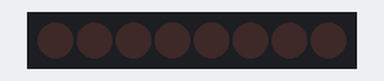
A sketch run on a simulated Arduino Uno, built with avr-gcc and run on an emulated ATmega328P. Shown: 8 shift-register outputs drawn as a row of LEDs (first output left, lit = HIGH). Wiring (inferred from the names in the program): shift register (74HC595): data pin 4; shift clock pin 6; latch pin 5. Wiring (inferred from the signals the program sends): row of LEDs: on Q0, Q1, Q2, Q3, Q4, Q5, Q6, Q7.

Above: at 0.2 s.
At 1.2 s:
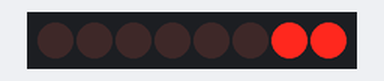
At 1.7 s:
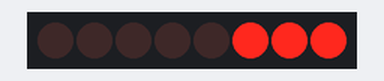
At 2.7 s:
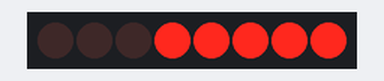
At 3.7 s:
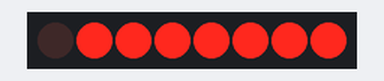
At 5.2 s:
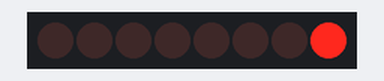
Timing chart, 0 to 5.9 s (numbered marks = the images above):
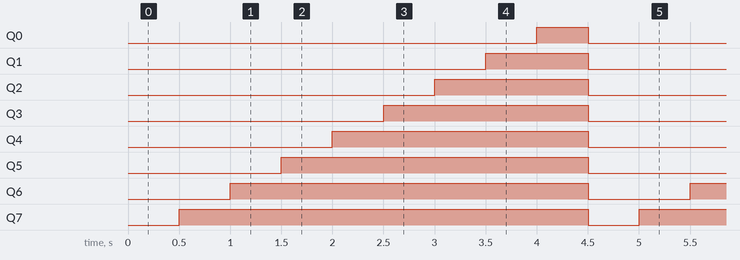

The sketch:

port-extension-counter.ino
```cpp
#include "extension.h"

const int LATCH_PIN = 5;	// RCLK (Register Clock / Latch) Pin des 74HC595 ist verbunden mit dem digitalen Pin 5
const int CLOCK_PIN = 6;	// SRCLK (Shit Register Clock) Pin des 74HC595 ist verbunden mit dem digitalen Pin 6
const int DATA_PIN = 4;		// SER (Serial input) Pin des 74HC595 ist verbunden mit dem digitalen Pin 4

PortExtension port(LATCH_PIN, CLOCK_PIN, DATA_PIN);

void setup()
{
}

void loop()
{
  	port.writeByte(0x00);
  	delay(500);

  	for (int i = 0; i < 8; i++)
  	{
    	port.setBit(i);
    	delay(500);
  	}
}
```

extension.cpp
```cpp
#include "extension.h"

PortExtension::PortExtension(int latch_pin, int clock_pin, int data_pin)
{
    _latch_pin = latch_pin;
    _clock_pin = clock_pin;
    _data_pin = data_pin;
    _data = 0;

    pinMode(_latch_pin, OUTPUT);
    pinMode(_data_pin, OUTPUT);
    pinMode(_clock_pin, OUTPUT);
    _update_shift_register();
}

void PortExtension::writeByte(uint8_t value)
{
    _data = value;
    _update_shift_register();
}

void PortExtension::setBit(uint8_t bit)
{
    bitSet(_data, bit);
    _update_shift_register();
}

void PortExtension::_update_shift_register(void)
{
    digitalWrite(_latch_pin, LOW);
    shiftOut(_data_pin, _clock_pin, LSBFIRST, _data);
    digitalWrite(_latch_pin, HIGH);
}
```

extension.h
```cpp
#ifndef _PORT_EXTENSION_H_
#define _PORT_EXTENSION_H_

#include <Arduino.h>

class PortExtension
{
	public:
  		PortExtension(int latch_pin, int clock_pin, int data_pin);
  		void writeByte(uint8_t value);
  		void setBit(uint8_t bit);

  	private:
  		uint8_t _latch_pin;
  		uint8_t _clock_pin;
  		uint8_t _data_pin;
  		uint8_t _data;

 	 	void _update_shift_register(void);
};

#endif //_PORT_EXTENSION_H_
```

Measured:
- by itself, Q0: alternates HIGH for 0.50 s and LOW for 4.0 s
- by itself, Q1: alternates HIGH for 1.0 s and LOW for 3.5 s
- by itself, Q2: alternates HIGH for 1.5 s and LOW for 3.0 s
- by itself, Q3: alternates HIGH for 2.0 s and LOW for 2.5 s
- by itself, Q4: alternates HIGH for 2.5 s and LOW for 2.0 s
- by itself, Q5: alternates HIGH for 3.0 s and LOW for 1.5 s
- by itself, Q6: alternates HIGH for 3.5 s and LOW for 1.0 s
- by itself, Q7: alternates HIGH for 4.0 s and LOW for 0.50 s
